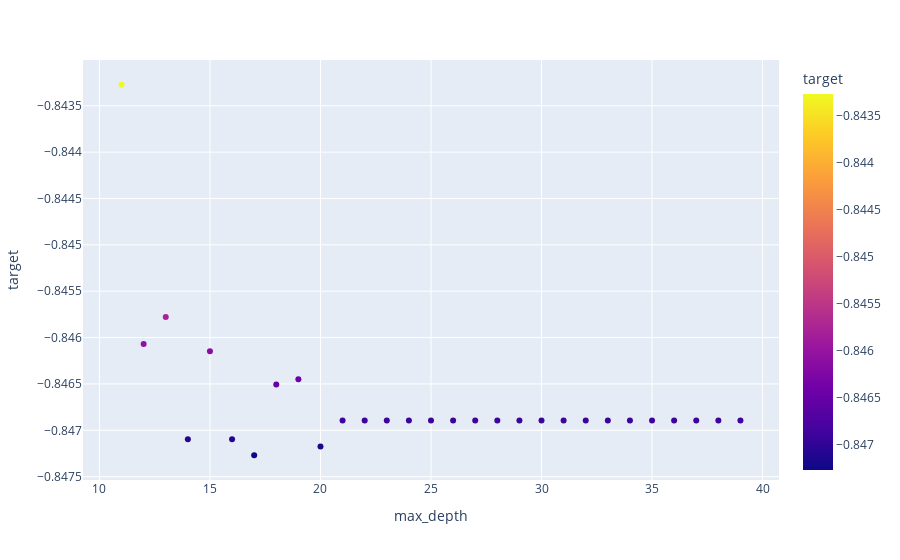

Notebook source saved alongside this figure:
### Code cell
px.scatter(df1.query("n_estimators == 67"), x="max_depth", y="target", color="target", hover_data = ["n_estimators"])

### Figure 1 — Plotly figure (JSON) as saved in the notebook; plotly's stock layout.template omitted (floating-point values rounded to 4 significant figures)
{"data": [{"customdata": [[67], [67], [67], [67], [67], [67], [67], [67], [67], [67], [67], [67], [67], [67], [67], [67], [67], [67], [67], [67], [67], [67], [67], [67], [67], [67], [67], [67], [67]], "hovertemplate": "max_depth=%{x}<br>target=%{marker.color}<br>n_estimators=%{customdata[0]}<extra></extra>", "legendgroup": "", "marker": {"color": [-0.8469, -0.8471, -0.8472, -0.8465, -0.8469, -0.8458, -0.8469, -0.8469, -0.8433, -0.8469, -0.8473, -0.8469, -0.8471, -0.8461, -0.8469, -0.8469, -0.8464, -0.8469, -0.8469, -0.8461, -0.8469, -0.8469, -0.8469, -0.8469, -0.8469, -0.8469, -0.8469, -0.8469, -0.8469], "coloraxis": "coloraxis", "symbol": "circle"}, "mode": "markers", "name": "", "orientation": "v", "showlegend": false, "type": "scatter", "x": [30, 16, 20, 18, 25, 13, 28, 21, 11, 23, 17, 29, 14, 15, 22, 24, 19, 27, 26, 12, 34, 31, 39, 36, 33, 37, 32, 35, 38], "xaxis": "x", "y": [-0.8469, -0.8471, -0.8472, -0.8465, -0.8469, -0.8458, -0.8469, -0.8469, -0.8433, -0.8469, -0.8473, -0.8469, -0.8471, -0.8461, -0.8469, -0.8469, -0.8464, -0.8469, -0.8469, -0.8461, -0.8469, -0.8469, -0.8469, -0.8469, -0.8469, -0.8469, -0.8469, -0.8469, -0.8469], "yaxis": "y"}], "layout": {"coloraxis": {"colorbar": {"title": {"text": "target"}}, "colorscale": [[0, "#0d0887"], [0.1111, "#46039f"], [0.2222, "#7201a8"], [0.3333, "#9c179e"], [0.4444, "#bd3786"], [0.5556, "#d8576b"], [0.6667, "#ed7953"], [0.7778, "#fb9f3a"], [0.8889, "#fdca26"], [1, "#f0f921"]]}, "legend": {"tracegroupgap": 0}, "margin": {"t": 60}, "xaxis": {"anchor": "y", "domain": [0, 1], "title": {"text": "max_depth"}}, "yaxis": {"anchor": "x", "domain": [0, 1], "title": {"text": "target"}}}}
